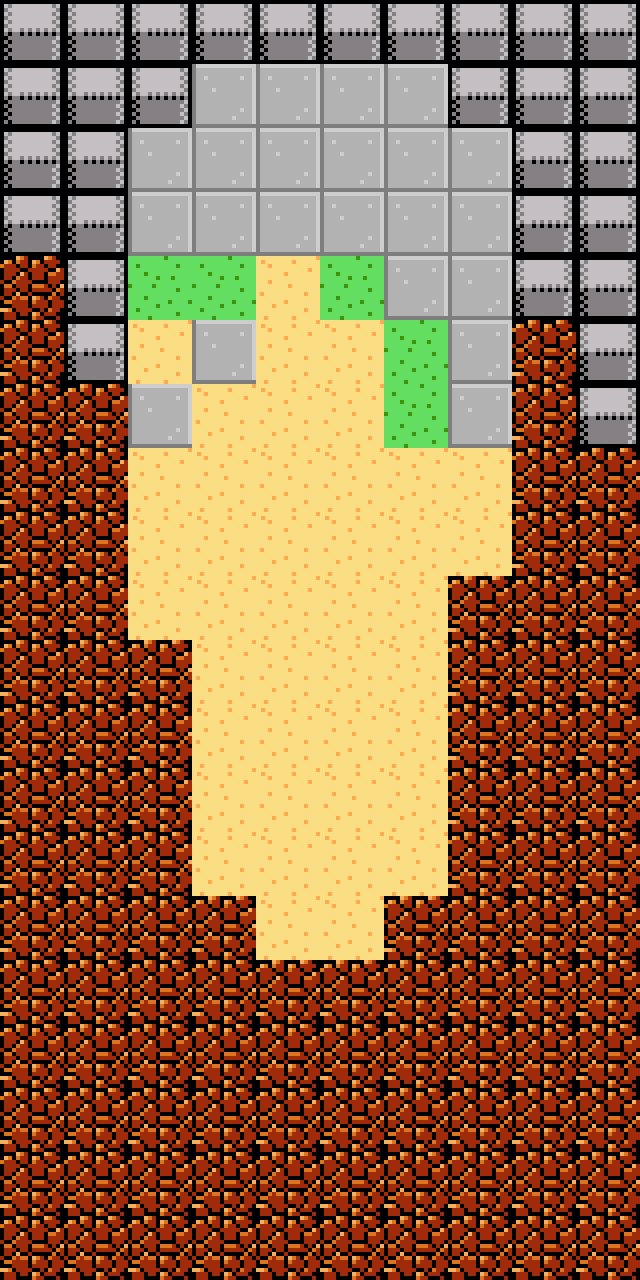

Below is a game level as drawn by its tile map, then a one-line description and the .tmx that defines it (tile-layer data replaced by summaries):
An orthogonal 10x20 tile map with 64x64 px tiles, 3 tile layers (bg, wall, fg) and 2 objects.

<map version="1.0" orientation="orthogonal" width="10" height="20" tilewidth="64" tileheight="64">
 <tileset firstgid="1" name="tiles" tilewidth="64" tileheight="64">
  <image source="../images/tile/tiles.png" width="192" height="128" />
 </tileset>
 <layer name="bg" width="10" height="20">
  <properties>
   <property name="tileset" value="tiles" />
  </properties>
  <data>[200 cells, 200 non-empty, 3 distinct tile ids]</data>
 </layer>
 <layer name="wall" width="10" height="20">
  <properties>
   <property name="tileset" value="tiles" />
  </properties>
  <data>[200 cells, 131 non-empty, 2 distinct tile ids]</data>
 </layer>
 <objectgroup name="enemy" width="10" height="20">
  <object x="256" y="384" width="64" height="64">
   <properties>
    <property name="df" value="25" />
    <property name="hp" value="100" />
    <property name="level" value="4" />
    <property name="name" value="Hero" />
    <property name="spd" value="30" />
    <property name="str" value="30" />
   </properties>
  </object>
 </objectgroup>
 <objectgroup name="start" width="10" height="20">
  <object x="256" y="128" width="64" height="64" />
 </objectgroup>
 <layer name="fg" width="10" height="20">
  <properties>
   <property name="tileset" value="tiles" />
  </properties>
  <data>[200 cells, 0 non-empty, 0 distinct tile ids]</data>
 </layer>
</map>
